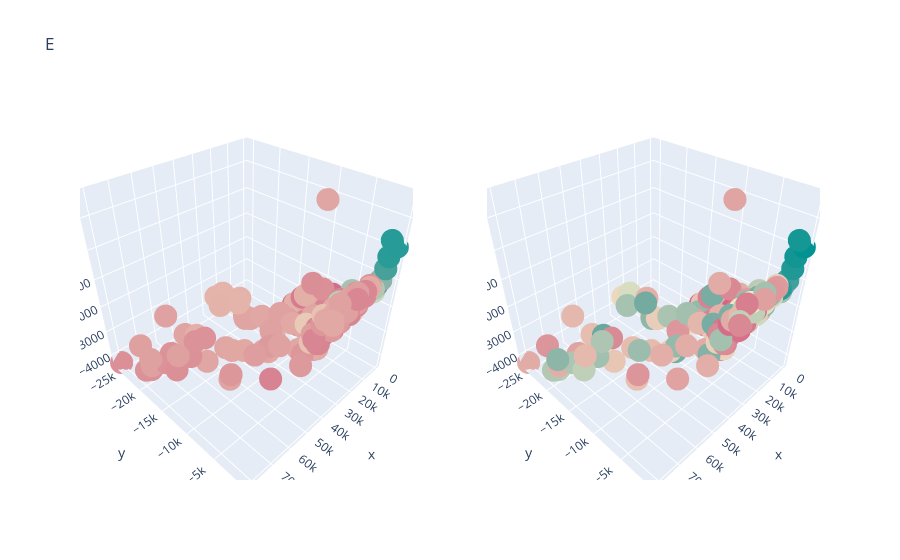

Here is the notebook cell this chart was saved with:
### Code cell
make_plot(r"C:\Users\logiusti\Lorenzo\PyWorkspace\scripts\Wrapper\data\filtered_energy_of_dTemperature.pickle", 'E')

### Figure 1 — Plotly figure (JSON) as saved in the notebook; plotly's stock layout.template omitted (floating-point values rounded to 4 significant figures; data arrays with more than 128 entries replaced by an {"elided": "..."} marker saying what was removed)
{"data": [{"hovertext": {"elided": "172 str values"}, "marker": {"color": {"elided": "172 float values"}, "colorscale": [[0, "rgb(0, 147, 146)"], [0.1667, "rgb(114, 170, 161)"], [0.3333, "rgb(177, 199, 179)"], [0.5, "rgb(241, 234, 200)"], [0.6667, "rgb(229, 185, 173)"], [0.8333, "rgb(217, 137, 148)"], [1, "rgb(208, 88, 126)"]]}, "mode": "markers", "name": "", "scene": "scene", "showlegend": false, "type": "scatter3d", "x": {"elided": "172 float values"}, "y": {"elided": "172 float values"}, "z": {"elided": "172 float values"}}, {"hovertext": ["EBS2C06_SLASH_BL1_77.06_67", "ESS328_SLASH_5E_73.17_86", "ESS329_SLASH_7E_74.38_102"], "marker": {"color": "rgb(255,0,0)"}, "mode": "markers", "name": "", "scene": "scene", "showlegend": false, "type": "scatter3d", "x": [20420.0, 27710.0, 28010.0], "y": [-3899.0, -8245.0, -5368.0], "z": [-2517.0, -2230.0, -2382.0]}, {"hoverlabel": {"bgcolor": ["rgb(0, 147, 146)", "rgb(114, 170, 161)", "rgb(177, 199, 179)", "rgb(241, 234, 200)", "rgb(229, 185, 173)", "rgb(217, 137, 148)", "rgb(208, 88, 126)"]}, "hovertext": {"elided": "172 str values"}, "marker": {"color": {"elided": "172 float values"}, "colorscale": [[0, "rgb(0, 147, 146)"], [0.1667, "rgb(114, 170, 161)"], [0.3333, "rgb(177, 199, 179)"], [0.5, "rgb(241, 234, 200)"], [0.6667, "rgb(229, 185, 173)"], [0.8333, "rgb(217, 137, 148)"], [1, "rgb(208, 88, 126)"]]}, "mode": "markers", "name": "", "scene": "scene2", "showlegend": false, "type": "scatter3d", "x": {"elided": "172 float values"}, "y": {"elided": "172 float values"}, "z": {"elided": "172 float values"}}, {"hovertext": ["EBS2C06_SLASH_BL1_0.7881756252801688", "ESS328_SLASH_5E_0.8526321040703462", "ESS329_SLASH_7E_0.9064504391194997"], "marker": {"color": "rgb(255,0,0)"}, "mode": "markers", "name": "", "scene": "scene2", "showlegend": false, "type": "scatter3d", "x": [20420.0, 27710.0, 28010.0], "y": [-3899.0, -8245.0, -5368.0], "z": [-2517.0, -2230.0, -2382.0]}], "layout": {"scene": {"domain": {"x": [0, 0.45], "y": [0, 1]}}, "scene2": {"domain": {"x": [0.55, 1], "y": [0, 1]}}, "title": {"text": "E"}}}
